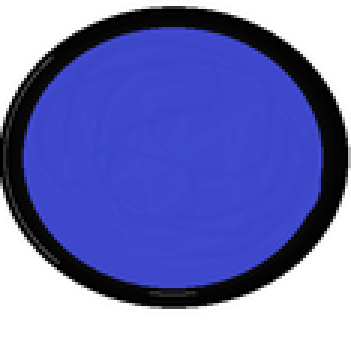
#> input picture TrabalhoFinal/Imagens/placa_paint.png, 117 x 117 px, shrunk from 320 x 320 before the run, found by its file name (shown 3 times larger)
$ python t_v3.py   (Python 2 division)   (older library calls are emulated)
#> lines starting #> are read from the running program, lines starting #| are printed output that depends on the picture; after the words box and inside, x2 and y2 are one past the last pixel; in counts of white or black regions, pixels touching at a corner belong together
import numpy as np
import scipy.misc as scpm

path = "imagens/"
pathnew = "imagens/aut/"
pathtemp = "imagens/temp/"

def getAmostraOutside( inimg, M, N):
	amostra = []
	for i in range( 0, M/10):
		for j in range( 0, N/10):
			amostra.append( inimg[i][j])
		for j in range( N-1, N-N/10, -1):
			amostra.append( inimg[i][j])

	for i in range( M-1, M-M/10, -1):
		for j in range( 0, N/10):
			amostra.append( inimg[i][j])
		for j in range( N-1, N-N/10, -1):
			amostra.append( inimg[i][j])

	return amostra

def getAmostra( pat, input, ext):
	print "Amostra : " + pat + input + ext
	inimg = scpm.imread( pat + input + ext)
	size = inimg.shape

	arrayAmostra = getAmostraOutside( inimg, size[0], size[1])
	amostra = -1
	nAmostra = len(arrayAmostra)

	if len(size) == 3:
		pR = 0
		pG = 0
		pB = 0
		for i in range(0, nAmostra):
			pR += arrayAmostra[i][0]
			pG += arrayAmostra[i][1]
			pB += arrayAmostra[i][2]
		pR = pR / nAmostra
		pG = pG / nAmostra
		pB = pB / nAmostra
		amostra = [pR, pG, pB]

	if len(size) == 1:
		for i in range(0, nAmostra):
			pX = amostra[i]
		amostra = pX / nAmostra

	return amostra

def catchBorda( pat, inimg, ext, amostra):
	ok = False
	_C = 20
	_C2 = 5

	print "Procura Borda : " + pat + input + ext
	inimg = scpm.imread( pat + input + ext)
	size = inimg.shape

	M = size[0]
	N = size[1]

	#borda = np.zeros( [M, N, 3] )
	borda = np.zeros( [M, N] )

	if len(size) == 3:
		ok = True

		for i in range( 0, M):
			count = _C
			for j in range(0, N):
				if count > 0:
					for c in range(0,2):
						if( inimg[i][j][c] not in range(amostra[c]-10, amostra[c]+10)):
							count -= 1
							#borda[i][j] = [255,255,255]
							borda[i][j] = 255

			count = _C
			for j in range(N-1, -1, -1):
				if count > 0:
					for c in range(0,2):
						if( inimg[i][j][c] not in range(amostra[c]-10, amostra[c]+10)):
							count -= 1
							#borda[i][j][1] = 255
							borda[i][j] = 255


		for j in range(0, N):
			count = _C
			for i in range( 0, M):
				if count > 0:
					for c in range(0,2):
						if( inimg[i][j][c] not in range(amostra[c]-10, amostra[c]+10)):
							count -= 1
							#borda[i][j][2] = 255
							borda[i][j] = 255

			count = _C
			for i in range( M-1, -1, -1):
				if count > 0:
					for c in range(0,2):
						if( inimg[i][j][c] not in range(amostra[c]-10, amostra[c]+10)):
							count -= 1
							#borda[i][j][0] = 255
							borda[i][j] = 255

	if len(size) == 1:
		ok = True

		for i in range( 0, M):
			count = _C
			for j in range(0, N):
				if count > 0:
					if( inimg[i][j] not in range(amostra-10, amostra+10)):
						count -= 1
						borda[i][j] = 255

			count = _C
			for j in range(N-1, -1, -1):
				if count > 0:
					if( inimg[i][j] not in range(amostra-10, amostra+10)):
						count -= 1
						borda[i][j] = 255


		for j in range(0, N):
			count = _C
			for i in range( 0, M):
				if count > 0:
					if( inimg[i][j] not in range(amostra-10, amostra+10)):
						count -= 1
						borda[i][j] = 255

			count = _C
			for i in range( M-1, -1, -1):
				if count > 0:
					if( inimg[i][j] not in range(amostra-10, amostra+10)):
						count -= 1
						borda[i][j] = 255

	if ok:
		output = input + "_getBorda_v3" + ".png"
		scpm.imsave(pathtemp + output, borda)
		return output
	if not ok:
		return '-1'

def distanciaEucl( p1, p2):
	x1 = p1[0]
	x2 = p2[0]
	y1 = p1[1]
	y2 = p2[1]
	dist = math.sqrt(pow(x1 - x2, 2) + pow(y1 - y2, 2))
	print dist

def detectaBorda( pat, input):
	print "Borda : " + pat + input
	inimg = scpm.imread( pat + input)
	size = inimg.shape

	M = size[0]
	N = size[1]
	MeioM = M/2
	MeioN = N/2
	ExtrN = 0
	ExtrS = M-1
	ExtrW = 0
	ExtrE = N-1

	borda = np.zeros( [M, N, 3] )
	#borda = np.zeros( [M, N] )
	for i in range(0, M):
		for j in range(0,N):
			if inimg[i][j] == 255:
				borda[i][j] = [100,100,100]

	while( ExtrW < MeioN and inimg[MeioM][ExtrW] == 0):
		ExtrW += 1
	if( ExtrW != MeioN):
		ok = True

	while( ExtrE > MeioN and inimg[MeioM][ExtrE] == 0):
		ExtrE -= 1
	if( ExtrE != MeioN):
		ok = True

	while( ExtrN < MeioM and inimg[ExtrN][MeioN] == 0):
		ExtrN += 1
	if( ExtrN != MeioM):
		ok = True

	while( ExtrS > MeioM and inimg[ExtrS][MeioN] == 0):
		ExtrS -= 1
	if( ExtrS != MeioM):
		ok = True

	if ok:

		print [ ExtrN, ExtrS, ExtrW, ExtrE]

		for i in range( 0, abs( ExtrS - ExtrN)):
			borda[ExtrN + i][MeioN] = [255,255,255]

		for i in range( 0, abs( ExtrW - ExtrE)):
			borda[MeioM][ExtrW+i] = [255,255,255]

		for i in range(0, 7):
			borda[MeioM][ExtrW+i] = [255,0,0]	#Vermelho
			borda[MeioM][ExtrE-i] = [0,255,0]	#Verde
			borda[ExtrN+i][MeioN] = [0,0,255]	#Azul
			borda[ExtrS-i][MeioN] = [255,0,255]	#Magenta

		change = True
		it = 10
		while( change and it > 0):
			#	r**2 = x**2 + y**2	(circunferencia)
			r1 = abs( ExtrS - ExtrN) / 2
			r2 = abs( ExtrW - ExtrE) / 2
			c1 = [ExtrN + r1, MeioN]
			c2 = [MeioM, ExtrW + r2]
			print ( r1, r2)
			print (c1, c2)

			for i in range(-2, 3):
				borda[c1[0] +i][c1[1] +i][0] = 255
				borda[c1[0] -i][c1[1] +i][0] = 255
				borda[c2[0] +i][c2[1] +i][1] = 255
				borda[c2[0] -i][c2[1] +i][1] = 255

			NewMeioMrfN = c1[0]
			NewExtrW = 0
			while( ExtrW < MeioN and inimg[NewMeioMrfN][NewExtrW] == 0):
				NewExtrW += 1
			NewExtrE = N-1
			while( NewExtrE > MeioN and inimg[NewMeioMrfN][NewExtrE] == 0):
				NewExtrE -= 1

			if( NewExtrE >= ExtrE) and ( NewExtrW <= ExtrW):
				ExtrE = NewExtrE
				ExtrW = NewExtrW
				MeioM = NewMeioMrfN
			else:
				change = False

			it -= 1


	if ok:
		output = input + "_borda_v3" + ".png"
		scpm.imsave(pathtemp + output, borda)
		return output
	if not ok:
		return '-1'


def roda( input, ext):
	amostra = getAmostra( path, input, ext)
	if amostra == -1:
		return "ERRO"
	#else:	return amostra
	print amostra
	borda = catchBorda( path, input, ext, amostra)
	if borda == '-1':
		return "ERRO"
	#else: return borda
	print borda
	borda = detectaBorda( pathtemp, borda)
	if borda == '-1':
		return "ERRO"
	else: return borda


input = "placa_paint"
ext = ".png"
print roda( input, ext)
#> in getAmostra, inimg is the input picture: shape (117, 117, 3); mean R, G, B 116, 120.7, 186.4
#> after the loop in getAmostraOutside, `for i in range( 0, M/10):`: amostra = 231 items, first 6: [255, 255, 255], [255, 255, 255], [255, 255, 255], [255, 255, 255], [255, 255, 255], [255, 255, 255]
#> after the loop in getAmostraOutside, `for i in range( M-1, M-M/10, -1):`: amostra = 441 items, first 6: [255, 255, 255], [255, 255, 255], [255, 255, 255], [255, 255, 255], [255, 255, 255], [255, 255, 255]
#> in getAmostra, `arrayAmostra = getAmostraOutside( inimg, size[0], size[1])`: arrayAmostra has the same summary as amostra in getAmostraOutside
#> in getAmostra, `nAmostra = len(arrayAmostra)`: nAmostra = 441
#> the loop in getAmostra, `for i in range(0, nAmostra):` made 441 passes
#> (pR, pG, pB) on passes 1 to 3: (255, 255, 255), (510, 510, 510), (765, 765, 765)
#> after the loop in getAmostra, `for i in range(0, nAmostra):`: pB = 112455
#> in getAmostra, `pR = pR / nAmostra`: pR = 255
#> in getAmostra, `amostra = [pR, pG, pB]`: amostra = [255, 255, 255]
#| [255, 255, 255]
#> after the loop in catchBorda, `for i in range( 0, M):`: borda: shape (117, 117) float64; 14.8% white; 2 white regions, box (x1, y1, x2, y2) and area: (0, 2, 57, 103) 1010, (59, 2, 117, 103) 1010
#> after the loop in catchBorda, `for j in range(0, N):`:
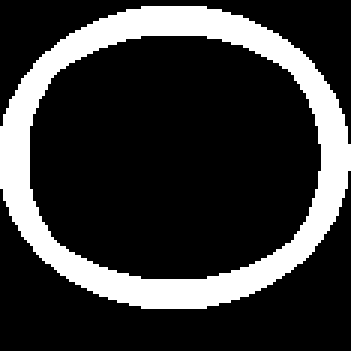
#> borda: shape (117, 117) float64 (shown 3 times larger); 21.2% white; 1 white region, box (x1, y1, x2, y2) and area: (0, 2, 117, 103) 2901
#> in roda, `borda = catchBorda( path, input, ext, amostra)`: borda = 'placa_paint_getBorda_v3.png'
#| placa_paint_getBorda_v3.png
#> after the loop in detectaBorda, `for i in range(0, M):`: borda: shape (117, 117, 3) float64; values 0 (black) and 100 (white), 21.2% white; 1 white region, box (x1, y1, x2, y2) and area: (0, 2, 117, 103) 2901
#> after the loop in detectaBorda, `while( ExtrW < MeioN and inimg[MeioM][ExtrW] == 0):`: ExtrW = 0
#> the loop in detectaBorda, `while( ExtrE > MeioN and inimg[MeioM][ExtrE] == 0):` made 1 pass
#> ExtrE on pass 1: 115
#> after the loop in detectaBorda, `while( ExtrE > MeioN and inimg[MeioM][ExtrE] == 0):`: ExtrE = 115
#> the loop in detectaBorda, `while( ExtrN < MeioM and inimg[ExtrN][MeioN] == 0):` made 2 passes
#> ExtrN on passes 1 to 2: 1, 2
#> after the loop in detectaBorda, `while( ExtrN < MeioM and inimg[ExtrN][MeioN] == 0):`: ExtrN = 2
#> the loop in detectaBorda, `while( ExtrS > MeioM and inimg[ExtrS][MeioN] == 0):` made 14 passes
#> ExtrS on passes 1 to 12: 115, 114, 113, 112, 111, 110, 109, 108, 107, 106, 105, 104
#> after the loop in detectaBorda, `while( ExtrS > MeioM and inimg[ExtrS][MeioN] == 0):`: ExtrS = 102
#| [2, 102, 0, 115]
#> after the loop in detectaBorda, `for i in range( 0, abs( ExtrS - ExtrN)):`: borda: shape (117, 117, 3) float64; min 0, max 255, mean 22.9
#> after the loop in detectaBorda, `for i in range( 0, abs( ExtrW - ExtrE)):`:
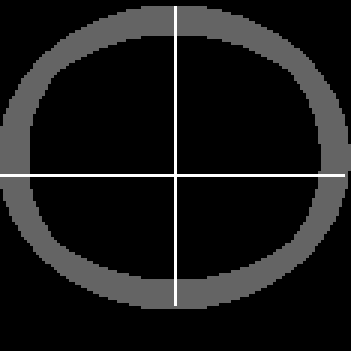
#> borda: shape (117, 117, 3) float64 (shown 3 times larger); min 0, max 255, mean 24.9
#> after the loop in detectaBorda, `for i in range(0, 7):`:
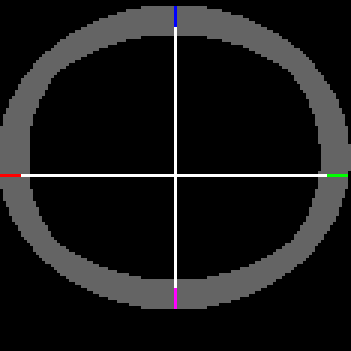
#> borda: shape (117, 117, 3) float64 (shown 3 times larger); 0.2% of pixels changed, all inside (x1, y1, x2, y2) = (0, 2, 116, 103); drawn as R, G, B
#> the loop in detectaBorda, `while( change and it > 0):` made 10 passes
#> (r2, c2) on pass 1: (57, [58, 57])
#> c2 on passes 2 to 7: [52, 58], [52, 58], [52, 58], [52, 58], [52, 58], [52, 58]
#> (printed output is left out)
#> after the loop in detectaBorda, `while( change and it > 0):`: borda: shape (117, 117, 3) float64; 0.1% of pixels changed, all inside (x1, y1, x2, y2) = (55, 50, 61, 61)
#> after the loop in detectaBorda, `while( change and it > 0):`: ExtrE = 116; ExtrW = 0; MeioM = 52; it = 0
#> in roda, `borda = detectaBorda( pathtemp, borda)`: borda = 'placa_paint_getBorda_v3.png_borda_v3.png'

input = "placa_listra"
ext = ".jpg"
print roda( input, ext)
#> call 2 of getAmostra, with pat = 'imagens/', input = 'placa_listra', ext = '.jpg'
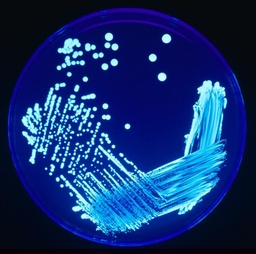
#> input picture TrabalhoFinal/Imagens/placa_listra.jpg, 256 x 254 px, shrunk from 700 x 694 before the run, found by its file name
#> in getAmostra, inimg is the input picture: shape (254, 256, 3); mean R, G, B 18.6, 48.1, 110
#> in getAmostra (call 2), `arrayAmostra = getAmostraOutside( inimg, size[0], size[1])`: arrayAmostra = 2401 items, first 6: [6, 10, 13], [6, 10, 13], [6, 10, 13], [6, 10, 13], [6, 10, 13], [6, 10, 13]
#> in getAmostra (call 2), `nAmostra = len(arrayAmostra)`: nAmostra = 2401
#> the loop in getAmostra (call 2), `for i in range(0, nAmostra):` made 2401 passes
#> (pR, pG, pB) on passes 1 to 3: (6, 10, 13), (12, 20, 26), (18, 30, 39)
#| [5, 8, 15]
#> call 2 of catchBorda, with pat = 'imagens/', inimg = 'placa_listra', ext = '.jpg'
#> after the loop in catchBorda (call 2), `for i in range( 0, M):`: borda: shape (254, 256) float64; 11.5% white; 71 white regions (51 under 20 px), largest, box (x1, y1, x2, y2) and area: (13, 80, 238, 246) 4939, (54, 8, 230, 71) 760, (55, 37, 78, 79) 418
#> after the loop in catchBorda (call 2), `for j in range(0, N):`:
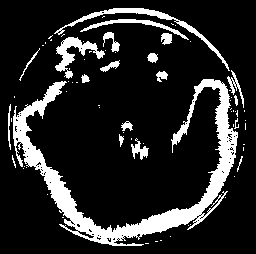
#> borda: shape (254, 256) float64; 15.4% white; 73 white regions (54 under 20 px), largest, box (x1, y1, x2, y2) and area: (13, 79, 238, 246) 6754, (54, 8, 230, 71) 834, (55, 37, 105, 79) 677
#| placa_listra_getBorda_v3.png
#> call 2 of detectaBorda, with pat = 'imagens/temp/', input = 'placa_listra_getBorda_v3.png'
#> the loop in detectaBorda (call 2), `while( ExtrW < MeioN and inimg[MeioM][ExtrW] == 0):` made 8 passes
#> the loop in detectaBorda (call 2), `while( ExtrE > MeioN and inimg[MeioM][ExtrE] == 0):` made 10 passes
#> the loop in detectaBorda (call 2), `while( ExtrN < MeioM and inimg[ExtrN][MeioN] == 0):` made 8 passes
#> the loop in detectaBorda (call 2), `while( ExtrS > MeioM and inimg[ExtrS][MeioN] == 0):` made 8 passes
#| [8, 245, 8, 245]
#> after the loop in detectaBorda (call 2), `for i in range( 0, abs( ExtrS - ExtrN)):`:
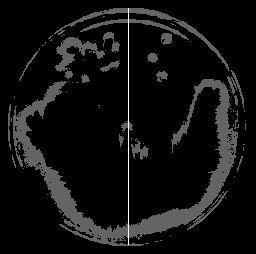
#> borda: shape (254, 256, 3) float64; min 0, max 255, mean 16.3
#> after the loop in detectaBorda (call 2), `for i in range( 0, abs( ExtrW - ExtrE)):`:
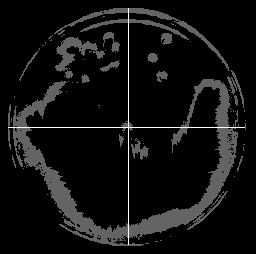
#> borda: shape (254, 256, 3) float64; 0.36% of pixels changed, all inside (x1, y1, x2, y2) = (8, 127, 245, 128)
#> after the loop in detectaBorda (call 2), `for i in range(0, 7):`: borda: shape (254, 256, 3) float64; 0.04% of pixels changed, all inside (x1, y1, x2, y2) = (8, 8, 246, 246)
#> the loop in detectaBorda (call 2), `while( change and it > 0):` made 10 passes
#> (printed output is left out)
#> after the loop in detectaBorda (call 2), `while( change and it > 0):`: borda: shape (254, 256, 3) float64; mean of channels 0, 1, 2 17.1, 17.1, 17.1

# [7 lines of commented-out code are left out]
